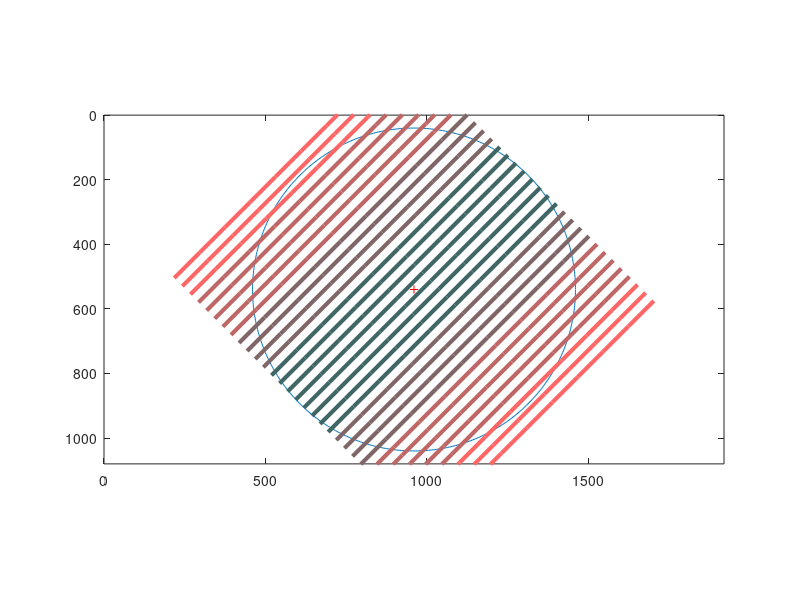

The MATLAB source for this figure:
function compute_eccBin
% ----------------------------------------------------------------------
% compute_eccBin
% ----------------------------------------------------------------------
% Goal of the function :
% Plot ecc bin
% ----------------------------------------------------------------------
% Input(s) :
% none
% ----------------------------------------------------------------------
% Output(s):
% none
% ----------------------------------------------------------------------
% Function created by Martin SZINTE (martin.szinte@gmail.com)
% Last update : 21/ 11 / 2016
% Project :     pRF_gazeMod
% Version :     2.0
% ----------------------------------------------------------------------
close all
clear all
start_X = 0;
start_Y = 0;
sizeX = 1920;
sizeY = 1080;
f = figure;

set(f,'Name');
const.stim_rad          = 500;
const.bar_width_ratio   = 0.1;
const.full_width        = const.stim_rad*2 * (1+const.bar_width_ratio);
const.directions        = 0:pi/4:2*pi-pi/4;
const.stimCtr           = [sizeX/2,sizeY/2];
const.fix               = [(const.stimCtr(1)-const.stim_rad/2),const.stimCtr(2);...
                           (const.stimCtr(1)+const.stim_rad/2),const.stimCtr(2);...
                           const.stimCtr(1),const.stimCtr(2)];
const.numBin            = 4;
meanDistAll             = [];
for tPos = 1:size(const.fix,1)
    for tOri = 1:8;
        for current_phase = linspace(0,1,32)
            stim.current_phase          = current_phase;
            stim.midpoint               = stim.current_phase * const.full_width - 0.5 * const.full_width;
            stim.mapper_orientation     = const.directions(tOri);
            stim.rotation_matrix        = [cos(stim.mapper_orientation),sin(stim.mapper_orientation);sin(stim.mapper_orientation),-cos(stim.mapper_orientation)];
            barLeftEnd = (([-const.stim_rad,-stim.midpoint]) * stim.rotation_matrix) + const.stimCtr;
            barRightEnd = (([const.stim_rad,-stim.midpoint]) * stim.rotation_matrix) + const.stimCtr;
            distFixLeftEnd  = sqrt((barLeftEnd(1)-const.fix(tPos,1))^2+(barLeftEnd(2)-const.fix(tPos,2))^2);
            distFixRightEnd = sqrt((barRightEnd(1)-const.fix(tPos,1))^2+(barRightEnd(2)-const.fix(tPos,2))^2);
            meanDist = mean([distFixLeftEnd,distFixRightEnd]);
            meanDistAll = [meanDistAll;tPos,tOri,current_phase,meanDist];
        end
    end
end
    
valBin = prctile(meanDistAll(:,4),[0,100/const.numBin,200/const.numBin,300/const.numBin,100]);

% plot it
xCircle=const.stim_rad*cos(0:0.01:2*pi);
yCircle=const.stim_rad*sin(0:0.01:2*pi);
for tPos = 1:size(const.fix,1)
    for tOri = 1:8;
        hold off;plot(sizeX/2+xCircle,sizeY/2+yCircle);
        hold on;
        plot(const.fix(tPos,1),const.fix(tPos,2),'r+');
        for current_phase = linspace(0,1,32)
            stim.current_phase  = current_phase;
            stim.midpoint = stim.current_phase * const.full_width - 0.5 * const.full_width;
            var1 = tOri-1;
            stim.mapper_orientation     = const.directions(var1+1);
            stim.rotation_matrix        = [cos(stim.mapper_orientation),sin(stim.mapper_orientation);sin(stim.mapper_orientation),-cos(stim.mapper_orientation)];
            
            barLeftEnd = (([-const.stim_rad,-stim.midpoint]) * stim.rotation_matrix) + const.stimCtr;
            barRightEnd = (([const.stim_rad,-stim.midpoint]) * stim.rotation_matrix) + const.stimCtr;
            distFixLeftEnd  = sqrt((barLeftEnd(1)-const.fix(tPos,1))^2+(barLeftEnd(2)-const.fix(tPos,2))^2);
            distFixRightEnd = sqrt((barRightEnd(1)-const.fix(tPos,1))^2+(barRightEnd(2)-const.fix(tPos,2))^2);
            meanDist = mean([distFixLeftEnd,distFixRightEnd]);
            
            p = plot(linspace(barLeftEnd(1),barRightEnd(1),10),linspace(barLeftEnd(2),barRightEnd(2),10));
            
            for tBin = 1:const.numBin
                if tBin < const.numBin
                    if meanDist >= valBin(tBin) && meanDist < valBin(tBin+1)
                        set(p,'Color',[tBin/const.numBin,0.4,0.4],'LineWidth',3);
                    end
                else
                    if meanDist >= valBin(tBin) && meanDist <= valBin(tBin+1)
                        set(p,'Color',[tBin/const.numBin,0.4,0.4],'LineWidth',3);
                    end
                end
            end
            
            set(gca,'XLim',[0,sizeX],'YLim',[0,sizeY],'yDir','reverse');
            axis equal
            
            pause(0.01)
        end
        pause(0.4)
    end
end

end
